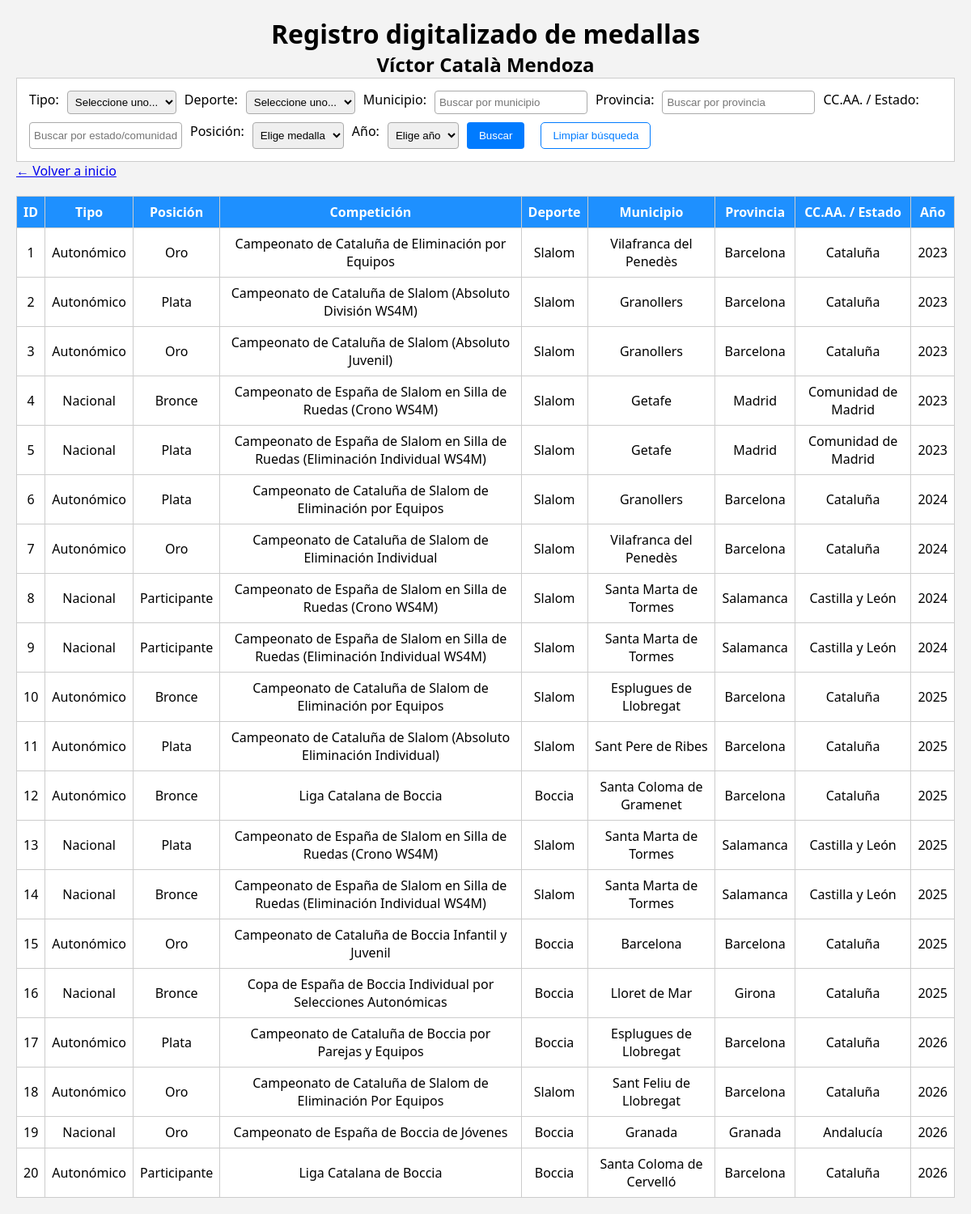
/medallero.php, run on an earlier commit of the app's database.
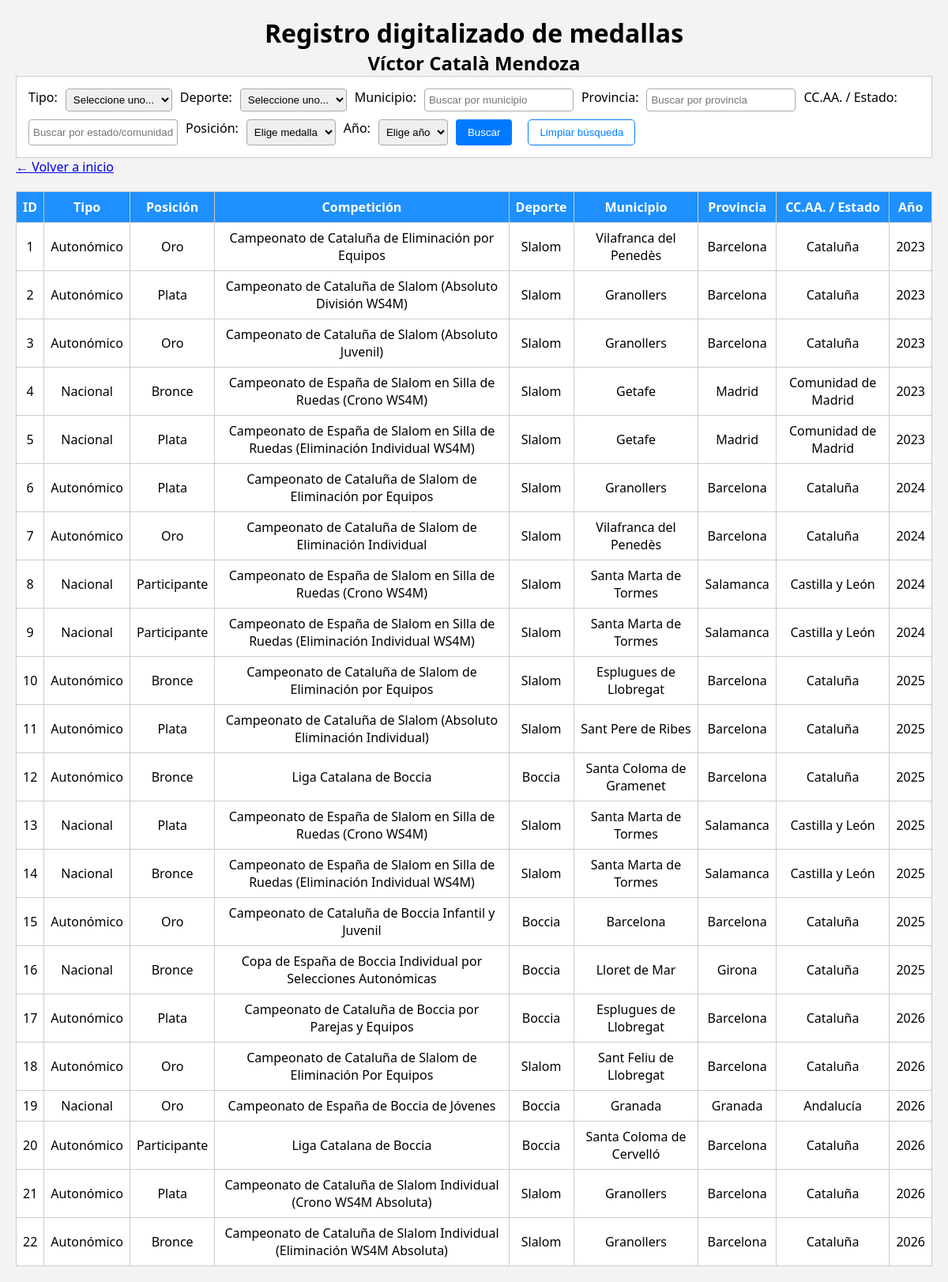
And on a later commit of the database.
### tables this page shows
CREATE TABLE medallas (
    id INT AUTO_INCREMENT PRIMARY KEY,
    tipo ENUM('Autonómico', 'Nacional', 'Internacional'),
    competicion VARCHAR(255),
    deporte VARCHAR(100),
    posicion ENUM('Oro', 'Plata', 'Bronce', 'Participante'),
    lugar VARCHAR(100),
    provincia VARCHAR(100),
    comunidad VARCHAR(100),
    pais VARCHAR(100),
    year YEAR
);

### funciones.php (called while the page is built, shortened)
<?php
function iconoMedalla($posicion)
{
    switch ($posicion) {
        default:
            return ucfirst($posicion);
    }
}
?>

### medallero.php (the view, shortened to what this page needs)
<?php include 'conexion.php';
include 'funciones.php'; ?>
<!DOCTYPE html>
<html>
<head>
    <link rel="stylesheet" href="css/index.css">
</head>
<body>
    <header>
        <h1>Registro digitalizado de medallas</h1>
        <h2>Víctor Català Mendoza</h2>
    </header>
    <form method="GET">
        Tipo:
        <select name="tipo">
            <option value="">Seleccione uno...</option>
        </select>
        Deporte:
        <select name="deporte">
            <option value="">Seleccione uno...</option>
        </select>
        Municipio:
        <input type="text" name="lugar" id="municipio" placeholder="Buscar por municipio">
        Provincia:
        <input type="text" name="provincia" id="provincia" placeholder="Buscar por provincia">
        CC.AA. / Estado:
        <input type="text" name="comunidad" id="comunidad" placeholder="Buscar por estado/comunidad autónoma">
        Posición:
        <select name="posicion">
            <option value="">Elige medalla</option>
        </select>
        Año:
        <select name="year">
            <option value="">Elige año</option>
        </select>
        <input type="submit" value="Buscar">
        <button type="button" id="limpiar-filtros">Limpiar búsqueda</button>
    </form>
    <a href="index.php">&larr; Volver a inicio</a>
    <?php
    $sql = "SELECT * FROM medallas WHERE 1=1";
    $resultado = $conexion->query($sql);
    if ($resultado->num_rows > 0): ?>
        <table>
            <tr>
                <th>ID</th>
                <th>Tipo</th>
                <th>Posición</th>
                <th>Competición</th>
                <th>Deporte</th>
                <th>Municipio</th>
                <th>Provincia</th>
                <th>CC.AA. / Estado</th>
                <th>Año</th>
            </tr>
            <?php while ($fila = $resultado->fetch_assoc()): ?>
                <tr>
                    <td><?php echo $fila['id']; ?></td>
                    <td><?php echo $fila['tipo']; ?></td>
                    <td class="<?php echo $fila['posicion']; ?>">
                        <?php echo iconoMedalla($fila['posicion']); ?>
                    </td>
                    <td><?php echo $fila['competicion']; ?></td>
                    <td><?php echo $fila['deporte']; ?></td>
                    <?php
                        if ($fila.['lugar'] == $fila['provincia']) {
                            echo "<td colspan=" + 2 + ">" . $fila['lugar'] . "</td>";
                            echo "<td>" . $fila['provincia'] . "</td>";
                        } elseif ($fila['provincia'] == $fila['comunidad']) {
                            echo "<td colspan=" + 2 + ">" . $fila['provincia'] . "</td>";
                            echo "<td>" . $fila['comunidad'] . "</td>";
                        }  else {
                            echo "<td>" . $fila['lugar'] . "</td>";
                            echo "<td>" . $fila['provincia'] . "</td>";
                            echo "<td>" . $fila['comunidad'] . "</td>";
                        }
                    ?>
                    <td><?php echo $fila['year']; ?></td>
                </tr>
            <?php endwhile; ?>
        </table>
    <?php else: ?>
        <p>No se han encontrado resultados</p>
    <?php endif; ?>
</body>
</html>

### css/index.css (style rules this page uses)
* { box-sizing: border-box; padding: 0; margin: 0; }
body { font-family: 'Segoe UI', Tahoma, Geneva, Verdana, sans-serif; background-color: #f3f3f3; margin: 20px; }
header { text-align: center; }
form { background: #fff; padding: 15px; border: 1px solid #ccc; display: flex; flex-direction: row; flex-wrap: wrap; gap: 10px; }
input[type="text"], select { padding: 5px; border: 1px solid #aaa; border-radius: 4px; }
input[type="submit"] { padding: 6px 15px; background-color: #007BFF; color: white; border: none; border-radius: 4px; cursor: pointer; }
#limpiar-filtros { background-color: #fff; color: #007BFF; border: 1px solid #007BFF; padding: 8px 14px; border-radius: 5px; cursor: pointer; margin-left: 10px; transition: background-color 0.3s ease; }
table { width: 100%; border-collapse: collapse; margin-top: 20px; background: #fff; }
th, td { border: 1px solid #ccc; padding: 8px; text-align: center; }
th { background-color: dodgerblue; color: white; text-align: center; }

What changed in the data, as far as the page shows it:
added medallas: id "21", tipo "Autonómico", posicion "Plata", competicion "Campeonato de Cataluña de Slalom Individual (Crono WS4M Absoluta)", deporte "Slalom", lugar "Granollers", provincia "Barcelona", comunidad "Cataluña", year "2026"
added medallas: id "22", tipo "Autonómico", posicion "Bronce", competicion "Campeonato de Cataluña de Slalom Individual (Eliminación WS4M Absoluta)", deporte "Slalom", lugar "Granollers", provincia "Barcelona", comunidad "Cataluña", year "2026"
